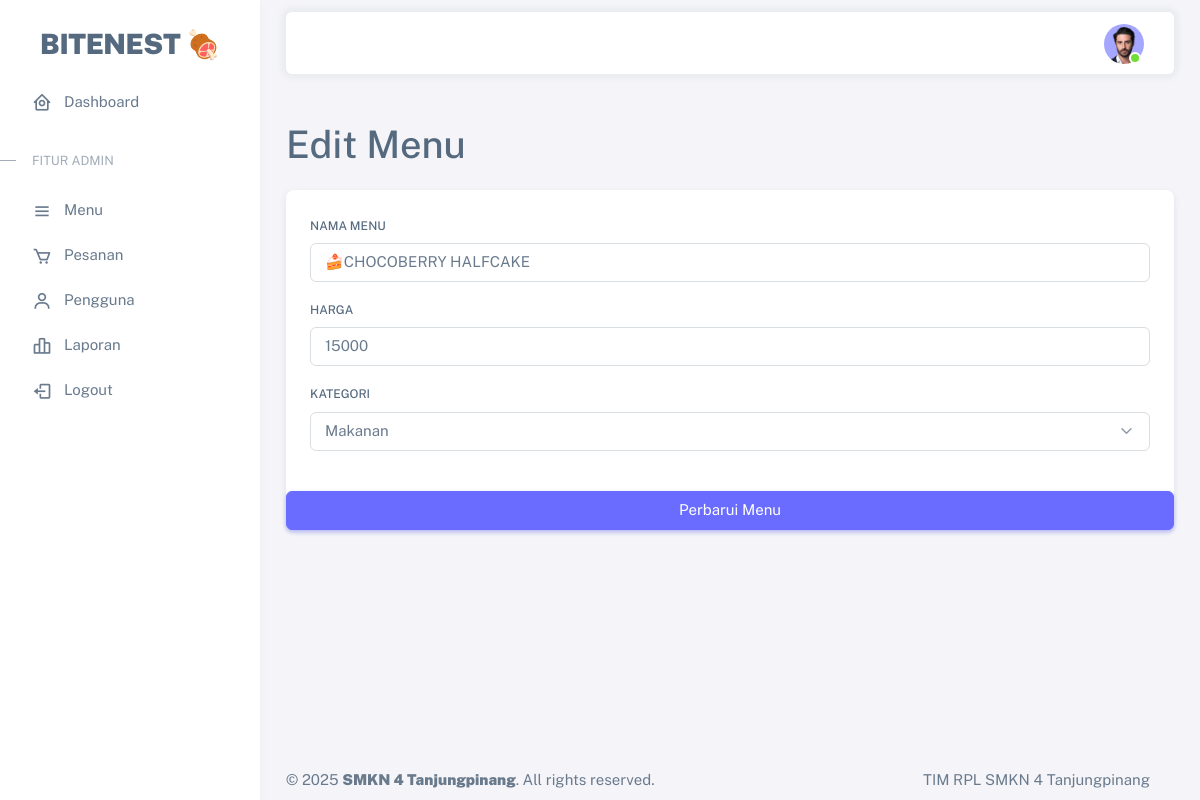
The page /edit_menu.php?id=22 (signed in) on the database its author committed.
### tables this page shows
CREATE TABLE `menu` (
  `menu_id` int(11) NOT NULL,
  `nama` varchar(100) NOT NULL,
  `harga` int(8) DEFAULT NULL,
  `kategori` varchar(35) DEFAULT NULL,
  `gambar` varchar(255) DEFAULT NULL,
  `rating` decimal(3,2) DEFAULT 0.00,
  `stok` int(11) DEFAULT 0
);

### edit_menu.php (the view, shortened to what this page needs)
<?php
require_once('config.php');
$ID = intval($_GET['id']);
$query = "SELECT * FROM menu WHERE menu_id = ?";
$stmt = $conn->prepare($query);
$stmt->bind_param("i", $ID);
$stmt->execute();
$result = $stmt->get_result();
$r = $result->fetch_assoc();
include('./.includes/header.php');
?>
<div class="container-xxl flex-grow-1 container-p-y">
  <h1 class="my-4">Edit Menu</h1>
  <div class="card">
    <div class="card-body">
      <form method="POST" enctype="multipart/form-data">
        <div class="mb-3">
          <label for="nama" class="form-label">Nama Menu</label>
          <input type="text" class="form-control" id="nama" name="nama" value="<?= htmlspecialchars($r['nama']); ?>" required>
        </div>
        <div class="mb-3">
          <label for="harga" class="form-label">Harga</label>
          <input type="number" class="form-control" id="harga" name="harga" value="<?= htmlspecialchars($r['harga']); ?>" required>
        </div>
        <div class="mb-3">
        <label for="nama" class="form-label">Kategori</label>
                    <select name="kategori" class="form-select w-100" id="kategori" required>
                        <option value="Makanan" <?= ($r['kategori'] == 'Makanan') ? 'selected' : ''; ?>>Makanan</option>
                    </select>
                </div>
            </div>
            <button type="submit" name="submit" class="btn btn-primary w-100">Perbarui Menu</button>
    </div>
  </div>
</div>
<?php include('./.includes/footer.php'); ?>

### rows shown on the page
menu: nama "🍰CHOCOBERRY HALFCAKE", harga "15000", kategori "Makanan"
